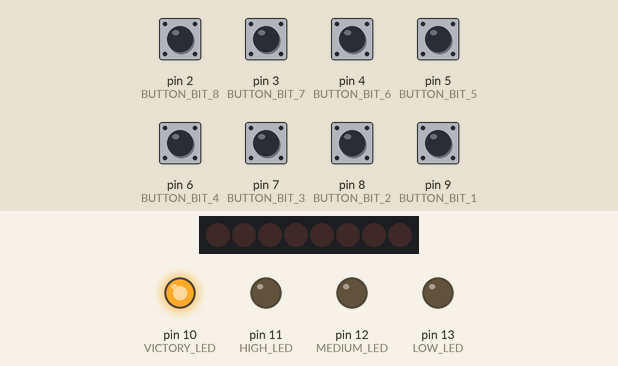
The sketch below on a simulated Arduino Uno, built with avr-gcc and run on an emulated ATmega328P. Shown: 8 shift-register outputs drawn as a row of LEDs (first output left, lit = HIGH), output pins drawn as LEDs (lit = HIGH). Wiring (inferred from the names in the program): shift register (74HC595): data A0; shift clock A1; latch A2. Wiring (inferred from the signals the program sends): row of LEDs: on Q0, Q1, Q2, Q3, Q4, Q5, Q6, Q7. The inputs (shaded band) are chosen by the test bench; at power-on: pin 2 (BUTTON_BIT_8), pin 3 (BUTTON_BIT_7), pin 4 (BUTTON_BIT_6), pin 5 (BUTTON_BIT_5), pin 6 (BUTTON_BIT_4), pin 7 (BUTTON_BIT_3), pin 8 (BUTTON_BIT_2), pin 9 (BUTTON_BIT_1) LOW. Random numbers use the default seed unless the sketch sets one; pins used as bus, display or sensor lines are not drawn.

Above: at 1.2 s.
1.3 s: pin 2 (BUTTON_BIT_8) pulled HIGH for 0.15 s
At 1.7 s:
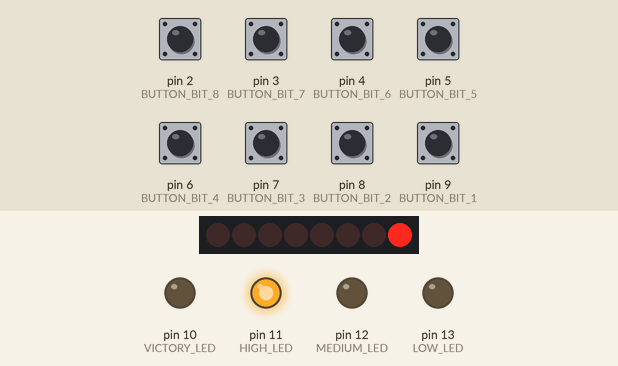
2.9 s: pin 2 (BUTTON_BIT_8) pulled HIGH for 1 s
At 4.2 s:
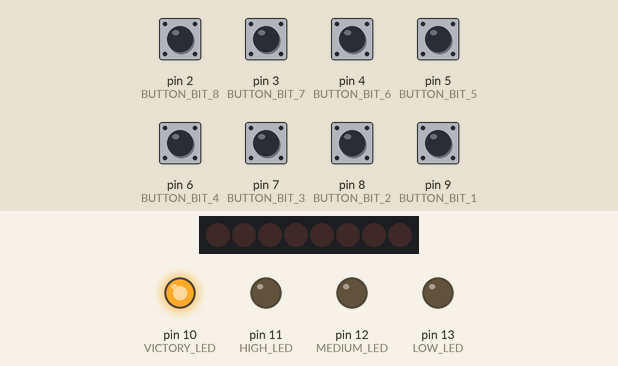
5.4 s: pin 3 (BUTTON_BIT_7) pulled HIGH for 0.15 s
At 6.1 s:
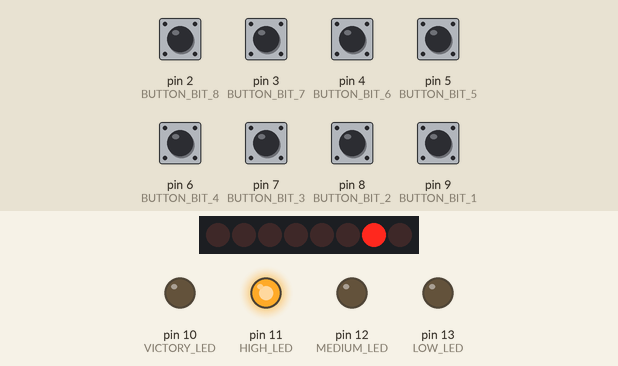
Timing chart, 0 to 8.4 s (numbered marks = the images above; inputs shaded):
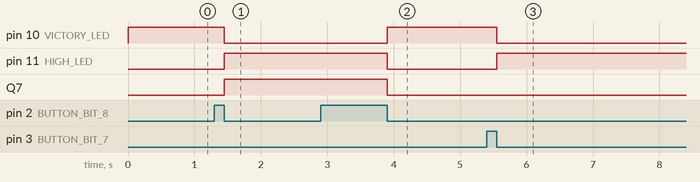

Measured:
- after the input at 1.3 s, pin 10 (VICTORY_LED): HIGH → LOW after 0.15 s; pin 11 (HIGH_LED), Q7: LOW → HIGH after 0.15 s
- after the input at 2.9 s, pin 10 (VICTORY_LED): LOW → HIGH after 1.0 s; pin 11 (HIGH_LED), Q7: HIGH → LOW after 1.0 s
- after the input at 5.4 s, pin 10 (VICTORY_LED): HIGH → LOW after 0.15 s; pin 11 (HIGH_LED): LOW → HIGH after 0.15 s

The sketch:

projeto_final.ino
```cpp
// ---------------------------- BIT BUTTONS ----------------------------

const byte BUTTON_BIT_1 = 9;                       // Button LED #1
const byte BUTTON_BIT_2 = 8;                       // Button LED #2
const byte BUTTON_BIT_3 = 7;                       // Button LED #3
const byte BUTTON_BIT_4 = 6;                       // Button LED #4
const byte BUTTON_BIT_5 = 5;                       // Button LED #5
const byte BUTTON_BIT_6 = 4;                       // Button LED #6
const byte BUTTON_BIT_7 = 3;                       // Button LED #7
const byte BUTTON_BIT_8 = 2;                       // Button LED #8

// -------------------------- SHIFT REGISTER ---------------------------

const byte SER = A0;                               // SERIAL pin
const byte CLK = A1;                               // CLOCK pin
const byte LATCH = A2;                             // LATCH pin

// ------------------------------ STATES -------------------------------

byte state1 = 0;                                   // LED #1 state
byte state2 = 0;                                   // LED #2 state
byte state3 = 0;                                   // LED #3 state
byte state4 = 0;                                   // LED #4 state
byte state5 = 0;                                   // LED #5 state
byte state6 = 0;                                   // LED #6 state
byte state7 = 0;                                   // LED #7 state
byte state8 = 0;                                   // LED #8 state

// ------------------------------- LEDS --------------------------------

const byte LOW_LED = 13;                           // Low similarity LED (red)
const byte MEDIUM_LED = 12;                        // Medium similarity LED (yellow)
const byte HIGH_LED = 11;                          // High similarity LED (green)
const byte VICTORY_LED = 10;                       // Victory LED (white)

// ------------------------------ OTHERS -------------------------------

byte similarity;                                   // No. of similar bits
byte answer;                                       // Game answer
byte num = 0;                                      // Guess


void setup() {

  // ----------------------------- RANDOM ------------------------------

  randomSeed(analogRead(A5));                      // A5 must be disconnected
  answer = random(0,256);

  // ---------------------------- BUTTONS ------------------------------

  pinMode(BUTTON_BIT_1, INPUT);
  pinMode(BUTTON_BIT_2, INPUT);
  pinMode(BUTTON_BIT_3, INPUT);
  pinMode(BUTTON_BIT_4, INPUT);
  pinMode(BUTTON_BIT_5, INPUT);
  pinMode(BUTTON_BIT_6, INPUT);
  pinMode(BUTTON_BIT_7, INPUT);
  pinMode(BUTTON_BIT_8, INPUT);

  // ------------------------- SHIFT REGISTER --------------------------

  pinMode(SER, OUTPUT);
  pinMode(CLK, OUTPUT);
  pinMode(LATCH, OUTPUT);

  // ------------------------------ LEDS -------------------------------

  pinMode(LOW_LED, OUTPUT);
  pinMode(MEDIUM_LED, OUTPUT);
  pinMode(HIGH_LED, OUTPUT);
  pinMode(VICTORY_LED, OUTPUT);
}


void loop() {
  state1 = changeState(BUTTON_BIT_1, state1);     // BIT 1
  state2 = changeState(BUTTON_BIT_2, state2);     // BIT 2
  state3 = changeState(BUTTON_BIT_3, state3);     // BIT 3
  state4 = changeState(BUTTON_BIT_4, state4);     // BIT 4
  state5 = changeState(BUTTON_BIT_5, state5);     // BIT 5
  state6 = changeState(BUTTON_BIT_6, state6);     // BIT 6
  state7 = changeState(BUTTON_BIT_7, state7);     // BIT 7
  state8 = changeState(BUTTON_BIT_8, state8);     // BIT 8


  num = 128 * state1 + 64 * state2 + 32 * state3 + 16 * state4 + 8 * state5 + 4 * state6 + 2 * state7 + 1 * state8; // Calculate input


  digitalWrite(SER, LOW);                         // Restart SERIAL pin
  digitalWrite(CLK, LOW);                         // Restart CLOCK pin
  digitalWrite(LATCH, LOW);                       // Enable LED writing

  shiftOut(SER, CLK, LSBFIRST, num);              // Register NUM to LEDs

  digitalWrite(LATCH, HIGH);                      // Display written LEDs


  similarity = getSimilarity(answer, num);        // Calculate similarity between ANSWER and GUESS


  if (similarity <= 3) {
    ledSignal(1, 0, 0, 0);                        // LOW SIMILARITY
  }
  else if (similarity <= 5) {
    ledSignal(0, 1, 0, 0);                        // MEDIUM SIMILARITY
  }
  else if (similarity <= 7) {
    ledSignal(0, 0, 1, 0);                        // HIGH SIMILARITY
  }
  else {
    ledSignal(0, 0, 0, 1);                        // VICTORY
  }
}


// Debounce and read button
byte debounceButton(byte button) {
  if (digitalRead(button)) {
    delayMicroseconds(20);
    return digitalRead(button);
  }

  return 0;
}


// Change LED state
byte changeState(byte button, byte state) {
  if (debounceButton(button)) {
    state = not state;
    while (digitalRead(button));
  }

  return state;
}


// Get # of similar bits between ANSWER and GUESS
byte getSimilarity(byte answer, byte guess) {
  byte similarBits = 0;

  for (byte i = 0; i < 8; i++) {
    if (bitRead(answer, i) == bitRead(guess, i)) {
      similarBits += 1;
    }
  }

  return similarBits;
}


// Control similarity level LEDs
void ledSignal(int low, int med, int high, int vic) {
  digitalWrite(LOW_LED, low);
  digitalWrite(MEDIUM_LED, med);
  digitalWrite(HIGH_LED, high);
  digitalWrite(VICTORY_LED, vic);
}
```
